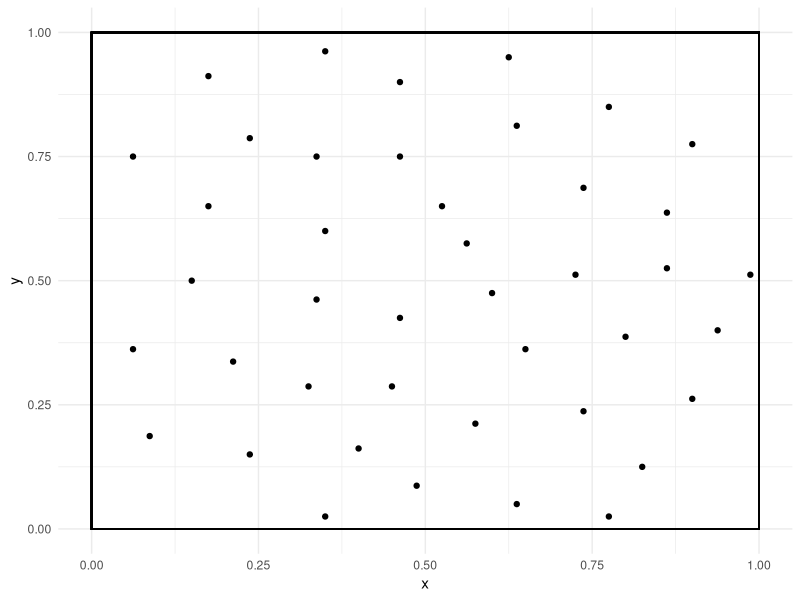
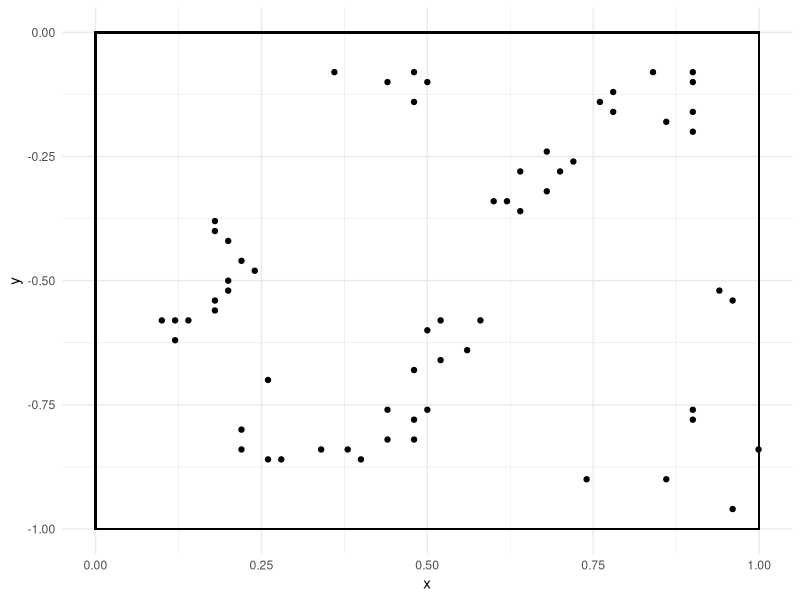
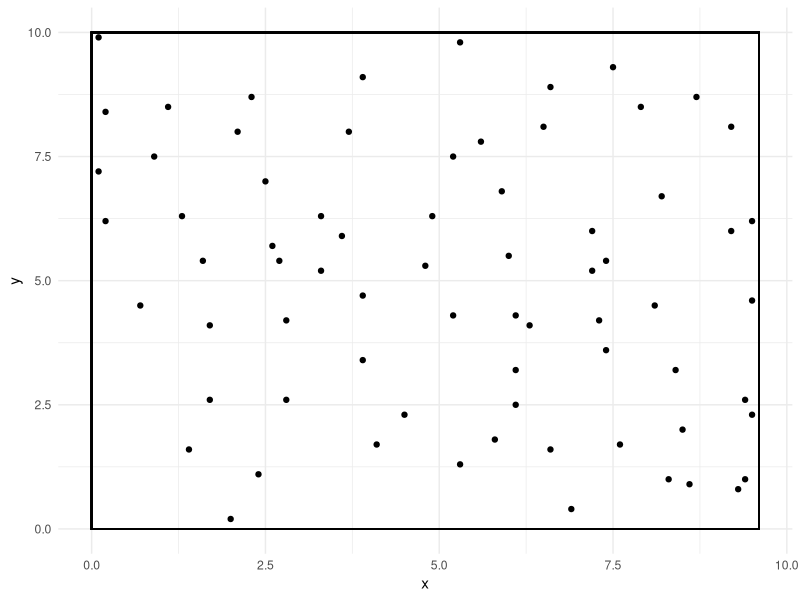
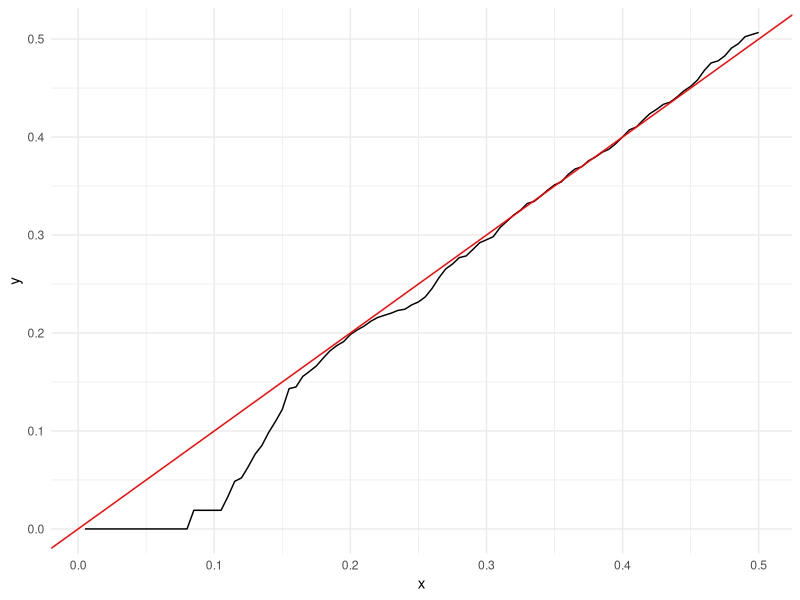
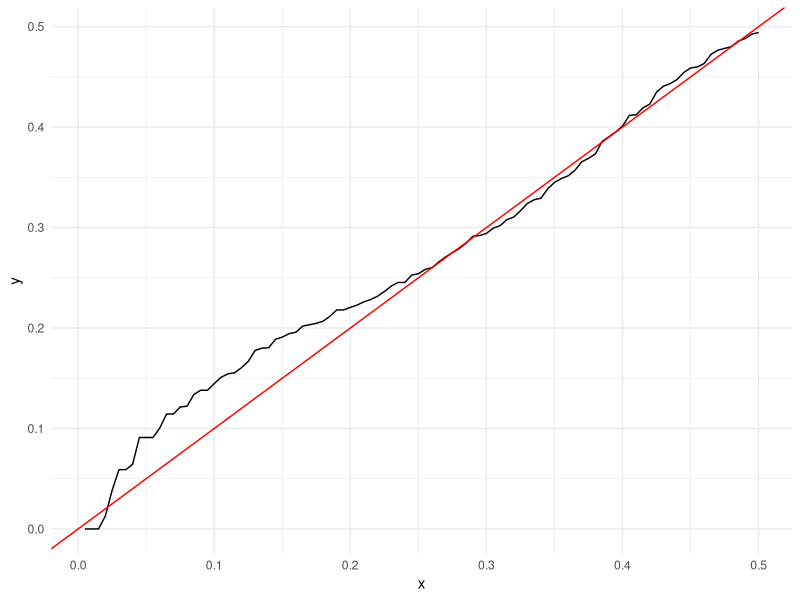
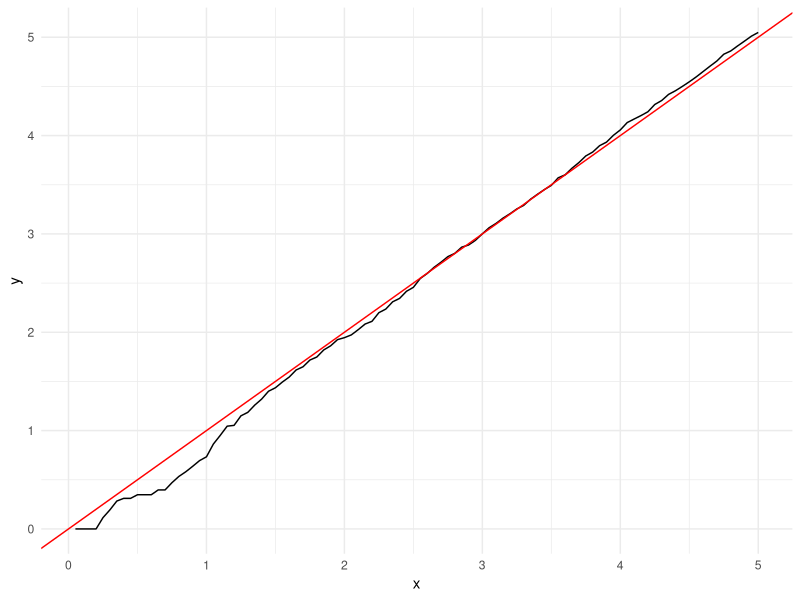
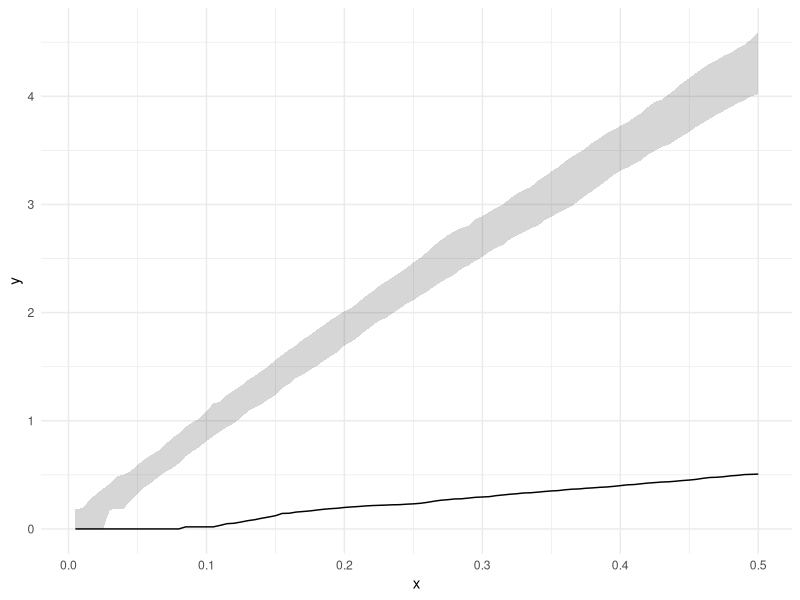
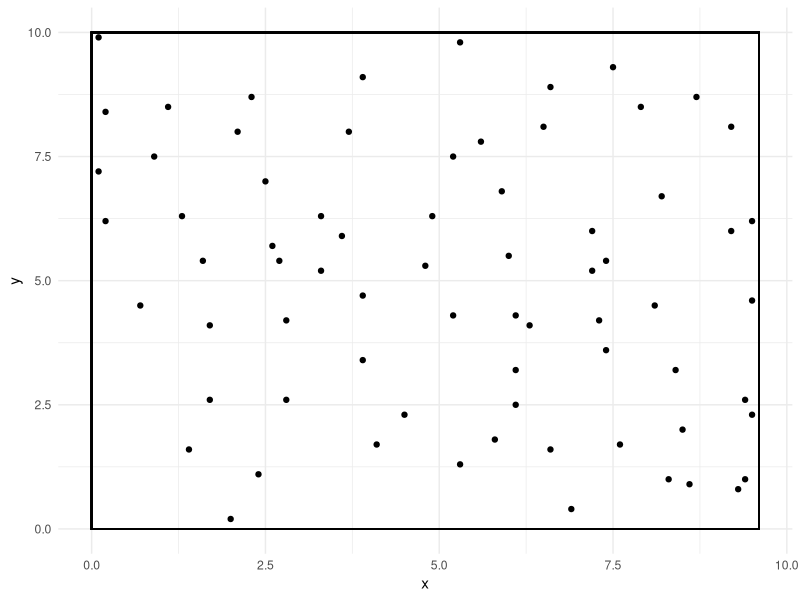

These charts were generated, in order, by the following R code: (Note: this script raises an error after producing the figures.)
### Problem 1 ----
library(spatial)
library(MASS)
library(tidyverse)

## a) ----
# Plot cells point data.
cells <- ppinit("cells.dat")
cells.df <- data.frame(x = cells$x, y = cells$y)
cells$area
ggplot(cells.df) + geom_point(aes(x = x, y = y)) + 
  geom_rect(aes(xmin = 0, xmax = 1, ymin = 0, ymax = 1), alpha = 0, color = 1) + theme_minimal()

# Plot redwood point data.
redwood <- ppinit("redwood.dat")
redwood.df <- data.frame(x = redwood$x, y = redwood$y)
redwood$area
ggplot(redwood.df) + geom_point(aes(x = x, y = y)) + 
  geom_rect(aes(xmin = 0, xmax = 1, ymin = -1, ymax = 0), alpha = 0, color = 1) + theme_minimal()

# Plot pines point data.
pines <- ppinit("pines.dat")
pines.df <- data.frame(x = pines$x, y = pines$y)
ggplot(pines.df) + geom_point(aes(x = x, y = y)) + 
  geom_rect(aes(xmin = pines$area[1], xmax = pines$area[2], ymin = pines$area[3], ymax = pines$area[4]),
            alpha = 0, color = 1) + theme_minimal()
ggsave("figures/pines.pdf")

## b) ----
# L for cells
L.cells <- Kfn(ppinit("cells.dat"), fs = 0.5, k = 100)
L.cells.df <- data.frame(x = L.cells$x, y = L.cells$y)
ggplot(L.cells.df) + geom_line(aes(x, y)) + geom_abline(intercept = 0, slope = 1, color = "red") + 
  theme_minimal()

# L for redwood
L.redwood <- Kfn(ppinit("redwood.dat"), fs = 0.5, k = 100)
L.redwood.df <- data.frame(x = L.redwood$x, y = L.redwood$y)
ggplot(L.redwood.df) + geom_line(aes(x, y)) + geom_abline(intercept = 0, slope = 1, color = "red") + 
  theme_minimal()

# L for pines
L.pines <- Kfn(ppinit("pines.dat"), fs = 5, k = 100)
L.pines.df <- data.frame(x = L.pines$x, y = L.pines$y)
ggplot(L.pines.df) + geom_line(aes(x, y)) + geom_abline(intercept = 0, slope = 1, color = "red") + 
  theme_minimal()

## c) ----

sim.ppp <- function(xmin, xmax, ymin, ymax, n, fs){
  N <- 100 # Number of simulations
  k <- 100 # Number of grid points
  L.mat <- matrix(rep(NA, N*k), nrow = N)
  for(i in 1:N){
    x.sim <- runif(n, xmin, xmax)
    y.sim <- runif(n, ymin, ymax)
    L <- Kfn(list(x = x.sim, y = y.sim), fs = fs, k = k)
    L.mat[i, ] = L$y
  }
  return(list(x = L$x, y = L.mat))
}

# Plot PI for cells
n.cells <- length(cells$x)
cells.pois <- sim.ppp(0,1,0,1, n.cells, 0.5)

upper <- apply(cells.pois$y, 2,  quantile, probs = c(0.95))
lower <- apply(cells.pois$y, 2,  quantile, probs = c(0.05))
ggplot(data = data.frame(l = lower, u = upper, x = cells.pois$x)) + 
  geom_ribbon(aes(x = x, ymin = l, ymax = u), alpha = 0.2) +
  geom_line(data = L.cells.df, aes(x, y)) + theme_minimal()
  
# Plot CI for redwood
n.redwood <- length(redwood$x)
redwood.pois <- sim.ppp(0,1,-1,0, n.redwood, 0.5)

upper <- apply(redwood.pois$y, 2,  quantile, probs = c(0.95))
lower <- apply(redwood.pois$y, 2,  quantile, probs = c(0.05))
ggplot(data = data.frame(l = lower, u = upper, x = redwood.pois$x)) + 
  geom_ribbon(aes(x = x, ymin = l, ymax = u), alpha = 0.2) +
  geom_line(data = L.redwood.df, aes(x, y)) + theme_minimal()

# Plot CI for pines
n.pines <- length(pines$x)
pines.pois <- sim.ppp(0,9.6,0,10, n.pines, 5)

upper <- apply(pines.pois$y, 2,  quantile, probs = c(0.95))
lower <- apply(pines.pois$y, 2,  quantile, probs = c(0.05))
ggplot(data = data.frame(l = lower, u = upper, x = pines.pois$x)) + 
  geom_ribbon(aes(x = x, ymin = l, ymax = u), alpha = 0.2) +
  geom_line(data = L.pines.df, aes(x, y)) + theme_minimal()
